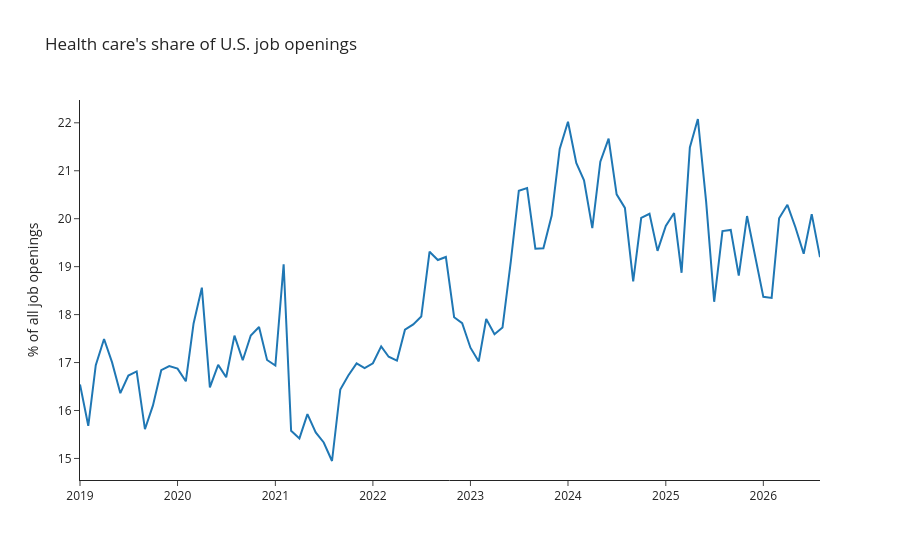

The cell this chart's notebook holds for it:
### Code cell
o = df["health_open_share"].dropna()
fig3 = go.Figure()
fig3.add_scatter(x=o.index, y=o, name="Health care share of openings")
fig3.update_layout(
    title="Health care's share of U.S. job openings",
    yaxis_title="% of all job openings",
    template="simple_white",
)
fig3.show()
fig3.write_image("../figures/fig3_openings_share.png", scale=2, width=900, height=500)
